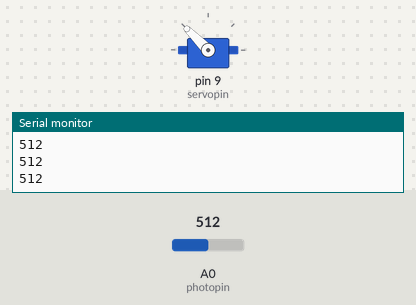
This sketch was run on a simulated Arduino Uno, built with avr-gcc and run on an emulated ATmega328P. Shown: servo, the last lines printed to the serial monitor. The test bench sets the inputs (shaded band); at power-on: A0 (photopin) = 512.

Above: at 1.2 s.
1.3 s: A0 (photopin) set to 716
At 2.8 s:
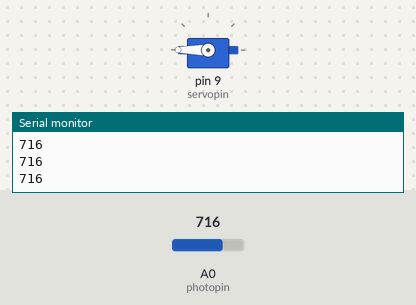
3.1 s: A0 (photopin) set to 122
At 4.4 s:
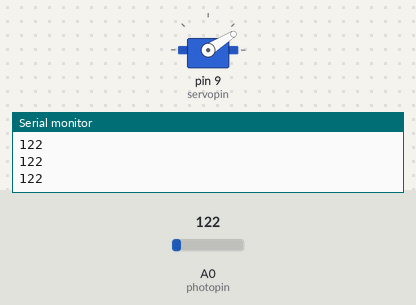
4.9 s: A0 (photopin) set to 0
At 5.9 s:
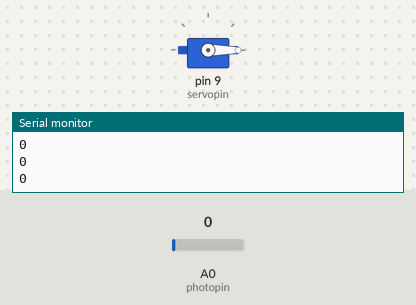
6.7 s: A0 (photopin) set to 511
At 7.4 s:
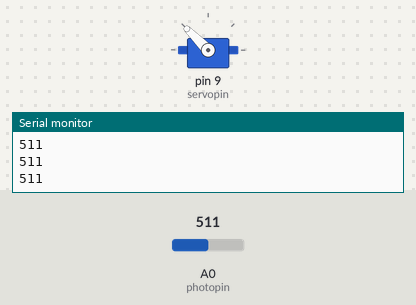
8.5 s: A0 (photopin) set to 900
At 10.0 s:
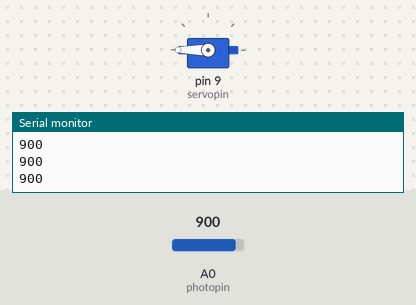
Timing chart, 0 to 11.3 s (numbered marks = the images above; inputs shaded):
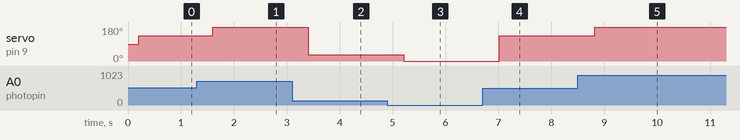

Measured:
- after the input at 1.3 s, servo on pin 9 (servopin): 135° → 180° after 0.30 s
- after the input at 3.1 s, servo on pin 9 (servopin): 180° → 32° after 0.31 s
- after the input at 4.9 s, servo on pin 9 (servopin): 32° → 0° after 0.31 s
- after the input at 6.7 s, servo on pin 9 (servopin): 0° → 135° after 0.31 s
- after the input at 8.5 s, servo on pin 9 (servopin): 135° → 180° after 0.32 s

The sketch:

tutorial31.ino
```cpp
#include <Servo.h>
int servopin=9;
int servopos=150;
Servo myservo;
int photopin=A0;
int photoval;
int dt=200;

void setup()
{
  myservo.attach(servopin);
  pinMode(photopin,INPUT);
  Serial.begin(9600);
}

void loop()
{

  photoval=analogRead(photopin);
  Serial.println(photoval);
  delay(dt);
  servopos=180./679.*photoval;
  myservo.write(servopos);


}


  
```
